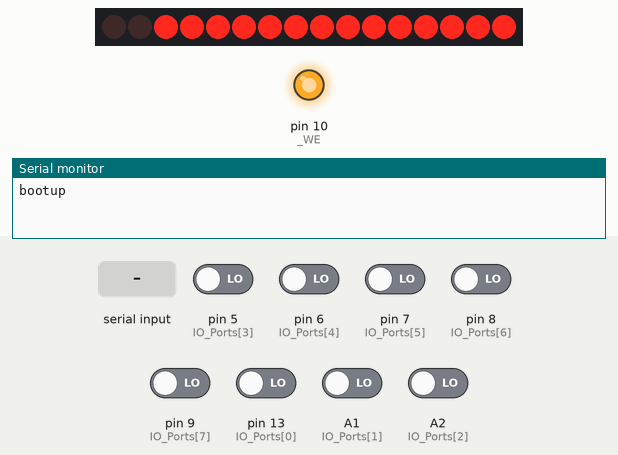
This program was run on a simulated Arduino Nano, built with avr-gcc and run on an emulated ATmega328P. Shown: 16 shift-register outputs drawn as a row of LEDs (first output left, lit = HIGH), output pins drawn as LEDs (lit = HIGH), the last lines printed to the serial monitor. Wiring (inferred from the names in the program): 2 × shift register (74HC595): data pin 4; shift clock pin 2; latch pin 3. Wiring (inferred from the signals the program sends): row of LEDs: on Q0, Q1, Q2, Q3, Q4, Q5, Q6, Q7, Q8, Q9, Q10, Q11, Q12, Q13, Q14, Q15. The test bench sets the inputs (shaded band); at power-on: A1 (IO_Ports[1]), A2 (IO_Ports[2]), pin 5 (IO_Ports[3]), pin 6 (IO_Ports[4]), pin 7 (IO_Ports[5]), pin 8 (IO_Ports[6]), pin 9 (IO_Ports[7]), pin 13 (IO_Ports[0]) LOW. Pins used as bus, display or sensor lines are not drawn.

Above: at 1.2 s.
1.3 s: "rb\n" received over Serial
At 1.7 s:
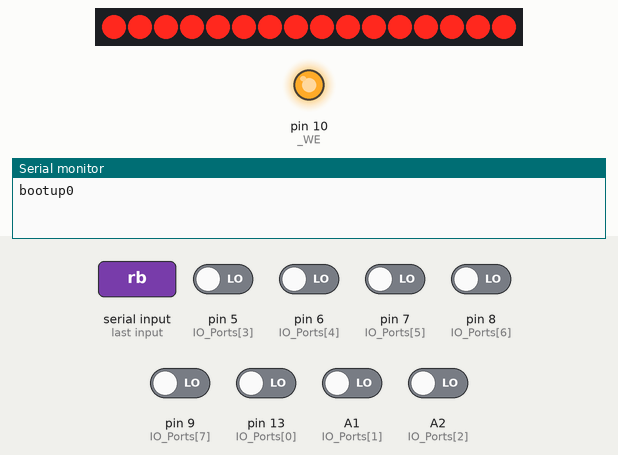
2.8 s: "write\n" received over Serial
At 4.0 s:
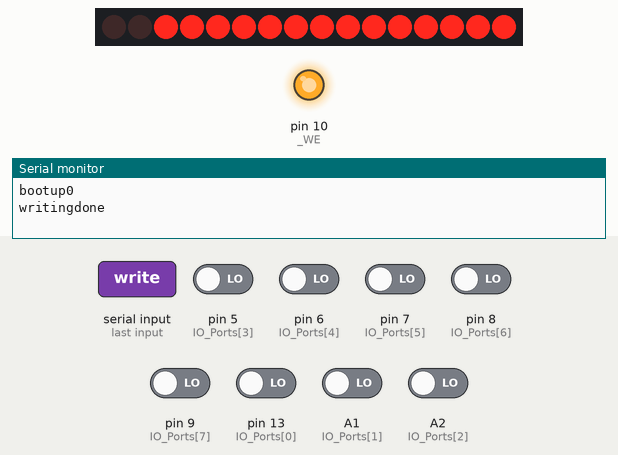
Timing chart, 0 to 5.8 s (numbered marks = the images above; inputs shaded):
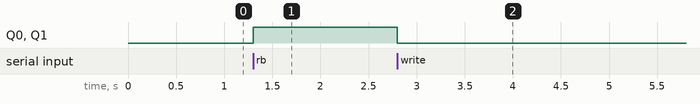

The program:

main.cpp
```cpp
#include <Arduino.h>

/*
  This program will control the programming and subsequent check of an AT28C64 EEPROM.
  It stores 8KB. The data will be passed through the Serial Port to the Arduino and it will
  store it inside the EEPROM.

  For the constrol of the multiple ports it will be used two cascaded SN74HC595 shift registers.
*/

/* The shift register controls:
  1st register: Qa = #CE  (Chip enable)
                Qb = #OE  (Output enable)
                Qc = x    (None)
                Qd = A0   (adresses of eeprom)
                ...
                Qh = A4

  2nd register: Qa = A5
                ...
                Qh = A12
*/

#define SRLCLK 2
#define RCLK 3
#define SER 4

#define _WE 10
const uint8_t IO_Ports[8] = {13, A1, A2, 5, 6, 7, 8, 9};

#define SERIAL_BLOCK_SIZE 60

void EEPROM_setAddress(uint16_t address, bool _outputEnable, bool _chipEnable = false){
  if(address >= 0x2000){
    Serial.println("ERROR: address is bigger than maximum 0x2000");
    return;
  }
  shiftOut(SER, SRLCLK, MSBFIRST, address>>5);
  shiftOut(SER, SRLCLK, MSBFIRST, (address<<3) | (_outputEnable<<1) | _chipEnable);

  digitalWrite(RCLK, LOW);
  digitalWrite(RCLK, HIGH);
  digitalWrite(RCLK, LOW);
}

/*
  Set as INPUT for read mode.
  Set as OUTPUT for write mode.
*/
void setIOPorts(uint8_t mode){
  static uint8_t currentMode = 0xFF;
  if(mode == currentMode) return;

  EEPROM_setAddress(0, true, true);
  for(uint8_t i = 0; i < 8; i++) pinMode(IO_Ports[i], mode);
  currentMode = mode;
}

uint8_t EEPROM_readByte(uint16_t add){
  EEPROM_setAddress(add, false);

  uint8_t data = 0;
  for(uint8_t i = 0; i < 8; i++) data = data | (digitalRead(IO_Ports[i]) << i);

  return data;
}

void EEPROM_read(uint16_t from, uint16_t to){
  if(from > to){
    uint16_t temp = from;
    from = to;
    to = temp;
  }

  setIOPorts(INPUT);

  Serial.print("reading");

  for(uint16_t add = from; add <= to; add++){
    char out[2];
    sprintf(out, "%02X", EEPROM_readByte(add));
    Serial.print(out);
  }

  Serial.print("done");
  EEPROM_setAddress(0, true, true);
}

void EEPROM_writeByte(uint16_t address, uint8_t data){
  setIOPorts(INPUT);
  if(EEPROM_readByte(address) == data) return;

  setIOPorts(OUTPUT);
  EEPROM_setAddress(address, true);

  for(uint8_t i = 0; i < 8; i++) digitalWrite(IO_Ports[i], (data>>i)&1);

  digitalWrite(_WE, LOW);
  delayMicroseconds(1);
  digitalWrite(_WE, HIGH);
  delay(10);
}

void EEPROM_write(uint16_t from, uint16_t to){
  Serial.print("writing");

  uint16_t dir = from;
  while(dir < to){
    int remaindingBytes = to-dir;
    if(remaindingBytes < SERIAL_BLOCK_SIZE){
      while(Serial.available() < remaindingBytes){}
    }else{
      while(Serial.available() < SERIAL_BLOCK_SIZE){}
    }

    int cycles = remaindingBytes<SERIAL_BLOCK_SIZE ? remaindingBytes : SERIAL_BLOCK_SIZE;
    for(uint8_t i = 0; i < cycles; i++){
      EEPROM_writeByte(dir, Serial.read());
      dir++;
    }

    if((dir-from)%SERIAL_BLOCK_SIZE == 0) Serial.print("ok");
  }

  Serial.print("done");
  EEPROM_setAddress(0, true, true);
}

void EEPROM_erase(){
  Serial.print("erasing");

  for(uint16_t i = 0; i < 0x2000; i++){
    if(i%0x80 == 0){
      uint32_t progress = i*100/0x2000;
      Serial.print("Erased ");
      Serial.print(i, HEX);
      Serial.println(" (" + String(progress) + " %)");
    }

    setIOPorts(INPUT);
    if(EEPROM_readByte(i) == 0x00) continue;

    setIOPorts(OUTPUT);
    EEPROM_writeByte(i, 0x00);
  }

  Serial.print("done");
  EEPROM_setAddress(0, true, true);
}

void setup() {
  Serial.begin(115200);

  digitalWrite(SRLCLK, LOW);
  digitalWrite(RCLK, LOW);
  digitalWrite(SER, LOW);

  pinMode(SRLCLK, OUTPUT);
  pinMode(RCLK, OUTPUT);
  pinMode(SER, OUTPUT);

  digitalWrite(_WE, HIGH);
  pinMode(_WE, OUTPUT);

  EEPROM_setAddress(0, true, true);

  Serial.print("bootup");
}

String inputCommand = "";

bool executingCommand = false;

#define WRITE_COMMAND 0
#define READ_COMMAND 1
#define ERASE_COMMAND 2
#define WRITE_BYTE_COMMAND 3
#define READ_BYTE_COMMAND 4
#define NONE_COMMAND 0xFF
uint8_t commandID = NONE_COMMAND;

#define MAX_PARAMETERS 3
String parameters[MAX_PARAMETERS];

void loop() {
  if(Serial.available() > 0){
    char c = Serial.read();
    if(!executingCommand){
      inputCommand += c;
      if(c == '\n'){
        executingCommand = true;
        int index = inputCommand.indexOf("_");
        String commandString = "";
        if(index == -1){ //Method without parameters
          commandString = inputCommand.substring(0, inputCommand.length()-1);
        }else{
          commandString = inputCommand.substring(0, index);

          // Fetch parameters
          String parametersString = inputCommand.substring(index+1, inputCommand.length()-1);
          for(uint8_t i = 0; i < MAX_PARAMETERS; i++){
            int indexOfSpace = parametersString.indexOf(" ");
            if(indexOfSpace == -1){
              parameters[i] = parametersString;
              break;
            }
            parameters[i] = parametersString.substring(0, indexOfSpace);
            parametersString = parametersString.substring(indexOfSpace+1, parametersString.length());
          }
        }

        //Serial.println("Received command: " + commandString + " Params: " + parametersString);

        if(commandString.equals("write")) commandID = WRITE_COMMAND;
        else if(commandString.equals("read")) commandID = READ_COMMAND;
        else if(commandString.equals("erase")) commandID = ERASE_COMMAND;
        else if(commandString.equals("wb")) commandID = WRITE_BYTE_COMMAND;
        else if(commandString.equals("rb")) commandID = READ_BYTE_COMMAND;
        else{
          commandID = NONE_COMMAND;
          return;
        }
      }
    }
  }

  if(executingCommand){ // Header ended.
      if(commandID == WRITE_COMMAND){
        EEPROM_write(parameters[0].toInt(), parameters[1].toInt());
      }else if(commandID == READ_COMMAND){
        EEPROM_read(parameters[0].toInt(), parameters[1].toInt());
      }else if(commandID == ERASE_COMMAND){
        EEPROM_erase();
      }else if(commandID == WRITE_BYTE_COMMAND){
        setIOPorts(OUTPUT);
        uint16_t dir = parameters[0].toInt();
        for(char c : parameters[1]){
          if(c == ',') continue;
          Serial.print("Writing: " + String(c) +" (0x");
          Serial.print(c, HEX);
          Serial.println(") to " + String(dir));
          EEPROM_writeByte(dir++, c);
        }
      }else if(commandID == READ_BYTE_COMMAND){
        setIOPorts(INPUT);
        Serial.println(EEPROM_readByte(parameters[0].toInt()));
      }

      inputCommand = "";
      commandID = NONE_COMMAND;
      executingCommand = false;
      // Erase parameters array?
  }

}
```

Measured:
- after the input at 1.3 s, Q0, Q1: LOW → HIGH at once
- after the input at 2.8 s, Q0, Q1: HIGH → LOW at once
